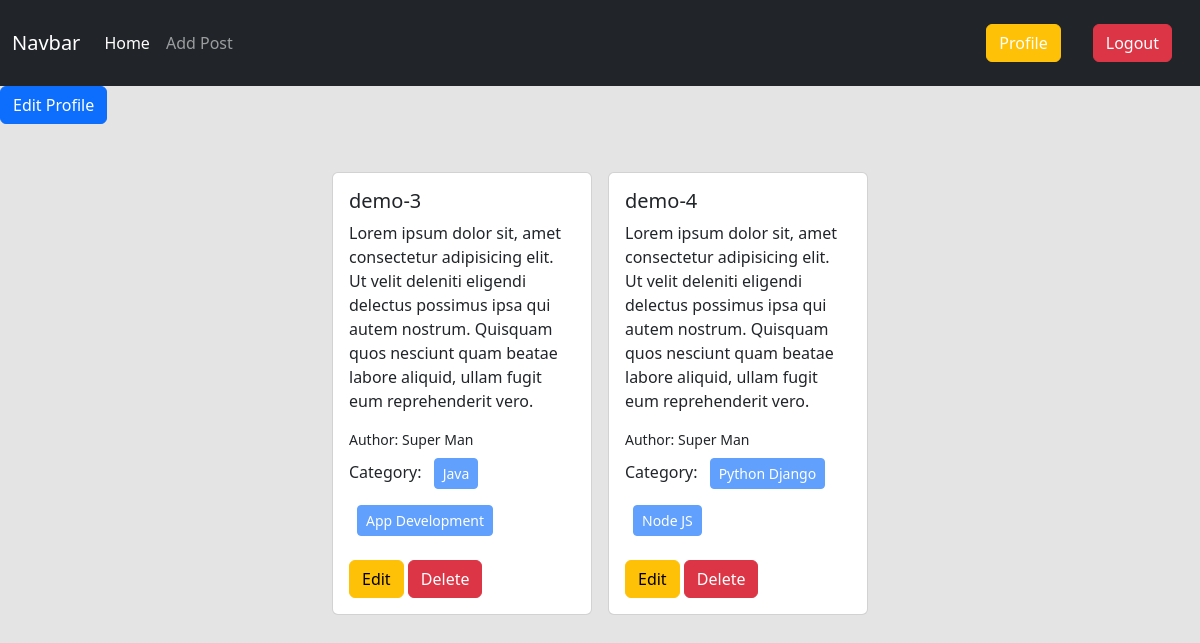
The page /author/profile/ (signed in) on the database its author committed.
### post/models.py (models this page shows, shortened)
class Post(models.Model):
    title = models.CharField(max_length=50)
    content = models.TextField()
    category = models.ManyToManyField(Category)
    author = models.ForeignKey(User, on_delete=models.CASCADE)

### categories/models.py (models this page shows, shortened)
class Category(models.Model):
    name = models.CharField(max_length=100)
    slug = models.SlugField(max_length=100, unique=True, null=True, blank=True)

### authors/views.py (the view)
# urls.py: path('profile/', views.profile, name='profile'),
@login_required
def profile(request):
    data = Post.objects.filter(author = request.user)
    return render(request, 'profile.html', {'data': data})

### authors/templates/profile.html (shortened to what this page needs)
{% extends "base.html" %}
{% load crispy_forms_tags %}
{% block content %}
<div class="">
    <a href="{% url "edit_profile" %}" class="btn btn-primary">Edit Profile</a>
</div>
<div class="d-flex flex-wrap justify-content-center px-lg-5 pt-5">
  {% for post in data %}
  <div class="col-sm-3">
    <div class="card mx-2">
      <div class="card-body">
        <h5 class="card-title">{{post.title}}</h5>
        <p class="card-text">{{post.content}}</p>
        <small class="d-block">Author: {{post.author.first_name}} {{post.author.last_name}}</small>
        <p>Category:
            {% for category in post.category.all %}
            <button class="btn btn-primary btn-sm m-2" disabled>{{category.name}}</button>
            {% endfor %}
        </p>
        <a href="{% url "edit_post" post.id %}" class="btn btn-warning">Edit</a>
        <a href="{% url "delete_post" post.id %}" class="btn btn-danger">Delete</a>
      </div>
    </div>
  </div>
  {% endfor %}
</div>
{% endblock content %}

### templates/base.html (shortened to what this page needs)
<!doctype html>
<html lang="en">
  <head>
    <link href="https://cdn.jsdelivr.net/npm/bootstrap@5.3.2/dist/css/bootstrap.min.css" rel="stylesheet">
  </head>
  <body style="background-color:#e4e4e4;">
    <nav class="navbar navbar-expand-lg navbar-dark bg-dark">
    <div class="container-fluid">
        <a class="navbar-brand" href="{% url "home" %}">Navbar</a>
        <div class="collapse navbar-collapse" id="navbarSupportedContent">
        <ul class="navbar-nav me-auto mb-2 mb-lg-0">
            <li class="nav-item">
            <a class="nav-link active" aria-current="page" href="{% url "home" %}">Home</a>
            </li>
            {% if request.user.is_authenticated %}
            <li class="nav-item">
            <a class="nav-link" href="{% url "add_post" %}">Add Post</a>
            </li>
            {% endif %}
        </ul>
        <div class="d-flex">
          <ul class="navbar-nav me-auto mb-2 mb-lg-0">
            {% if request.user.is_authenticated %}
            <li class="nav-item mx-md-3 my-sm-3">
            <a class="btn btn-warning text-white" href="{% url "profile" %}">Profile</a>
            </li>
            <li class="nav-item mx-md-3 my-sm-3">
            <a class="btn btn-danger text-white" href="{% url "logout" %}">Logout</a>
            </li>
            {% endif %}
          </ul>
        </div>
        </div>
    </div>
    </nav>
    <div>
      {% block content %}{% endblock content %}
    </div>
  </body>
</html>

### rows shown on the page
Post: title "demo-3", content "Lorem ipsum dolor sit, amet consectetur adipisicing elit. Ut velit deleniti eligendi delectus possimus ipsa qui autem nostrum. Quisquam quos nesciunt quam beatae labore aliquid, ullam fugit eum reprehenderit vero.", author.first_name "Super", author.last_name "Man"
Category: name "Java"
Category: name "App Development"
Post: title "demo-4", content "Lorem ipsum dolor sit, amet consectetur adipisicing elit. Ut velit deleniti eligendi delectus possimus ipsa qui autem nostrum. Quisquam quos nesciunt quam beatae labore aliquid, ullam fugit eum reprehenderit vero.", author.first_name "Super", author.last_name "Man"
Category: name "Python Django"
Category: name "Node JS"
